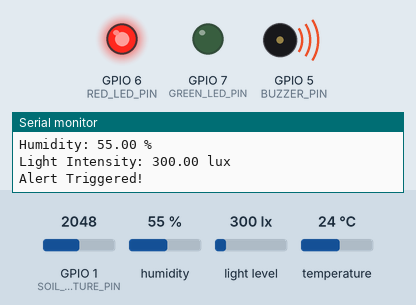
Simulated run of this sketch. Board: ESP32-S3. Shown: output pins drawn as LEDs (lit = HIGH), buzzer (waves = sounding, pin HIGH), the last lines printed to the serial monitor. The test bench sets the inputs (shaded band); at power-on: light level 300 lx, GPIO 1 (SOIL_MOISTURE_PIN) = 2048, humidity 55 %, temperature 24 °C. WiFi joins after 1.5 s; servers stay silent unless stated.

Above: at 3.0 s.
3.1 s: light level set to 481 lx
9.1 s: light level set to 520 lx
At 12.5 s:
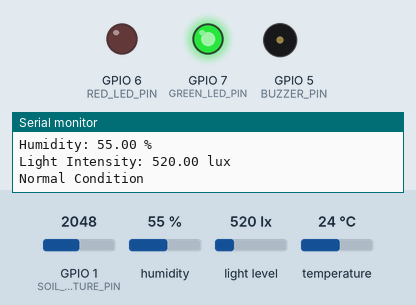
18.3 s: light level set to 40 lx
At 23.2 s:
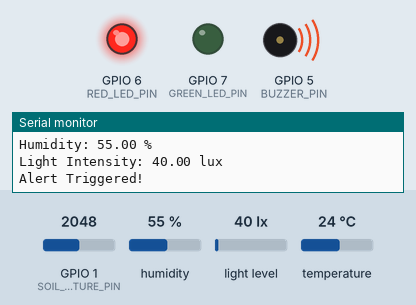
24.3 s: light level set to 500 lx
At 27.4 s:
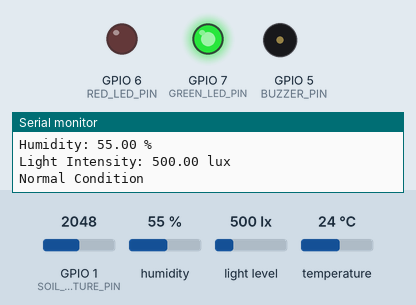
Timing chart, 0 to 28.9 s (numbered marks = the images above; inputs shaded):
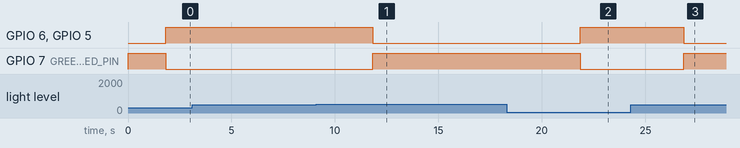

The sketch:

ESP_Code.ino
```cpp
#include <WiFi.h>
#include <BlynkSimpleEsp32.h>
#include <DHT.h>
#include <Wire.h>
#include <BH1750.h>

// Replace with your Wi-Fi credentials
const char* ssid = "YOUR_WIFI_SSID";
const char* password = "YOUR_WIFI_PASSWORD";

// Replace with your Blynk authentication token
const char* authToken = "YOUR_BLYNK_AUTH_TOKEN";

// Define pins
#define SOIL_MOISTURE_PIN A0
#define DHT_PIN 4
#define BUZZER_PIN 5
#define RED_LED_PIN 6
#define GREEN_LED_PIN 7

// Initialize sensors
DHT dht(DHT_PIN, DHT22);
BH1750 lightMeter;

// Thresholds for alerts
const int moistureThreshold = 30; // Adjust based on soil type
const float tempThreshold = 30.0; // Maximum temperature
const float humidityThreshold = 40.0; // Minimum humidity
const float lightThreshold = 500; // Minimum light intensity (lux)

void setup() {
  // Initialize serial communication
  Serial.begin(115200);

  // Initialize sensors
  dht.begin();
  lightMeter.begin();

  // Set pin modes
  pinMode(SOIL_MOISTURE_PIN, INPUT);
  pinMode(BUZZER_PIN, OUTPUT);
  pinMode(RED_LED_PIN, OUTPUT);
  pinMode(GREEN_LED_PIN, OUTPUT);

  // Turn off buzzer and LEDs initially
  digitalWrite(BUZZER_PIN, LOW);
  digitalWrite(RED_LED_PIN, LOW);
  digitalWrite(GREEN_LED_PIN, HIGH); // Green LED indicates normal condition

  // Connect to Wi-Fi
  WiFi.begin(ssid, password);
  while (WiFi.status() != WL_CONNECTED) {
    delay(500);
    Serial.print(".");
  }
  Serial.println("Wi-Fi connected");

  // Initialize Blynk
  Blynk.begin(authToken, ssid, password);
}

void loop() {
  // Read sensor data
  int moisture = map(analogRead(SOIL_MOISTURE_PIN), 0, 4095, 100, 0); // Convert to percentage
  float temperature = dht.readTemperature();
  float humidity = dht.readHumidity();
  float lightIntensity = lightMeter.readLightLevel();

  // Print data to Serial Monitor
  Serial.print("Moisture: "); Serial.print(moisture); Serial.println(" %");
  Serial.print("Temperature: "); Serial.print(temperature); Serial.println(" °C");
  Serial.print("Humidity: "); Serial.print(humidity); Serial.println(" %");
  Serial.print("Light Intensity: "); Serial.print(lightIntensity); Serial.println(" lux");

  // Send data to Blynk
  Blynk.virtualWrite(V1, moisture);
  Blynk.virtualWrite(V2, temperature);
  Blynk.virtualWrite(V3, humidity);
  Blynk.virtualWrite(V4, lightIntensity);

  // Check thresholds and trigger alerts
  bool alert = false;
  if (moisture < moistureThreshold || temperature > tempThreshold || humidity < humidityThreshold || lightIntensity < lightThreshold) {
    alert = true;
  }

  if (alert) {
    Serial.println("Alert Triggered!");
    digitalWrite(BUZZER_PIN, HIGH); // Activate buzzer
    digitalWrite(RED_LED_PIN, HIGH); // Turn on red LED
    digitalWrite(GREEN_LED_PIN, LOW); // Turn off green LED
  } else {
    Serial.println("Normal Condition");
    digitalWrite(BUZZER_PIN, LOW); // Deactivate buzzer
    digitalWrite(RED_LED_PIN, LOW); // Turn off red LED
    digitalWrite(GREEN_LED_PIN, HIGH); // Turn on green LED
  }

  // Run Blynk
  Blynk.run();

  delay(5000); // Adjust loop speed
}
```

Measured:
- the behaviour switches between 499 and 500 lx on light level (found by bisection; images 0 and 1)
- after the input at 9.1 s, GPIO 6 (RED_LED_PIN), GPIO 5 (BUZZER_PIN): HIGH → LOW after 2.7 s; GPIO 7 (GREEN_LED_PIN): LOW → HIGH after 2.7 s
- after the input at 18.3 s, GPIO 6 (RED_LED_PIN), GPIO 5 (BUZZER_PIN): LOW → HIGH after 3.6 s; GPIO 7 (GREEN_LED_PIN): HIGH → LOW after 3.6 s
- after the input at 24.3 s, GPIO 6 (RED_LED_PIN), GPIO 5 (BUZZER_PIN): HIGH → LOW after 2.6 s; GPIO 7 (GREEN_LED_PIN): LOW → HIGH after 2.6 s
